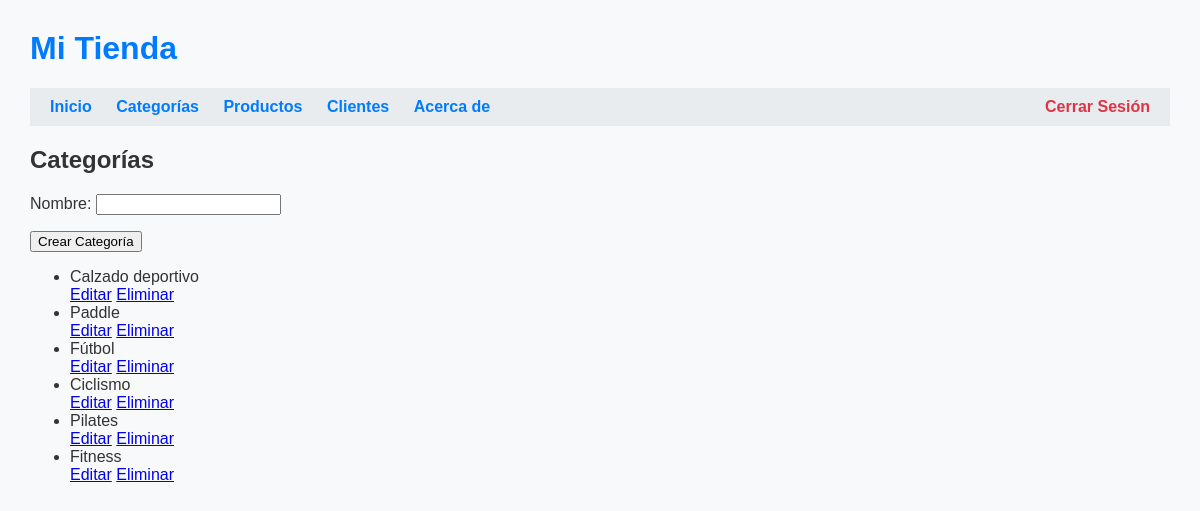
/categorias/ (signed in), run on the app's committed database.
### tienda/models.py (models this page shows, shortened)
class Categoria(models.Model):
    nombre = models.CharField(max_length=100)

### tienda/views.py (the view)
# urls.py: path('categorias/', views.lista_categorias, name='lista_categorias'),
def lista_categorias(request):
    categorias = Categoria.objects.all()
    if request.method == 'POST':
        form = CategoriaForm(request.POST)
        if form.is_valid():
            form.save()
            return redirect('lista_categorias')
    else:
        form = CategoriaForm()
    return render(request, 'tienda/categorias.html', {'categorias': categorias, 'form': form})

### tienda/forms.py
class CategoriaForm(forms.ModelForm):
    class Meta:
        model = Categoria
        fields = ['nombre']

### tienda/templates/tienda/categorias.html (shortened to what this page needs)
{% extends 'tienda/base.html' %}
{% block content %}
  <div class="container mt-4">
    <h2>Categorías</h2>
    <form method="POST" class="mb-4">
      {{ form.as_p }}
      <button type="submit" class="btn btn-success">Crear Categoría</button>
    </form>
    <ul class="list-group">
      {% for categoria in categorias %}
        <li class="list-group-item d-flex justify-content-between align-items-center">
          {{ categoria.nombre }}
          <div>
            <a href="{% url 'editar_categoria' categoria.id %}" class="btn btn-sm btn-warning">Editar</a>
            <a href="{% url 'eliminar_categoria' categoria.id %}" class="btn btn-sm btn-danger">Eliminar</a>
          </div>
        </li>
      {% empty %}
        <li class="list-group-item">No hay categorías disponibles.</li>
      {% endfor %}
    </ul>
  </div>
{% endblock %}

### tienda/templates/tienda/base.html (style rules this page uses)
body { font-family: Arial, sans-serif; margin: 30px; background-color: #f8f9fa; color: #333; }
.container { margin-top: 20px; }

### data on the page
Categoria: nombre "Calzado deportivo"
Categoria: nombre "Paddle"
Categoria: nombre "Fútbol"
Categoria: nombre "Ciclismo"
Categoria: nombre "Pilates"
Categoria: nombre "Fitness"
